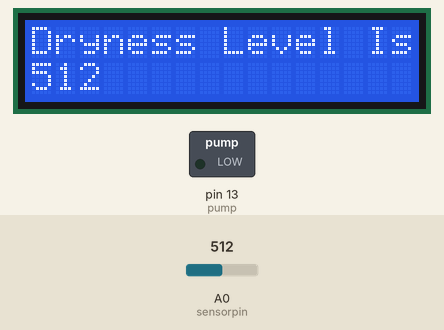
Simulated run of this sketch. Board: Arduino Uno, built with avr-gcc and run on an emulated ATmega328P. Parts: 16×2 character LCD, switched loads named in the sketch (green lamp = pin HIGH). The inputs (shaded band) are chosen by the test bench; at power-on: A0 (sensorpin) = 512. What the sketch prints to the serial monitor is not drawn.

Above: at 1.2 s.
1.3 s: A0 (sensorpin) set to 158
At 2.1 s:
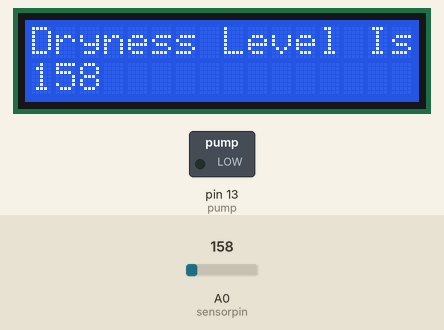
3.1 s: A0 (sensorpin) set to 134
At 4.7 s:
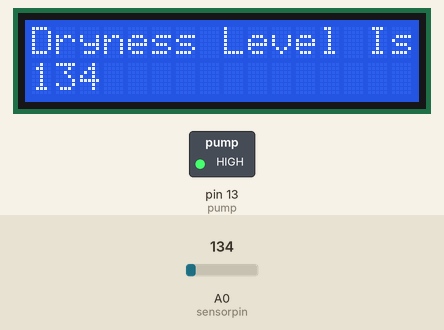
5.2 s: A0 (sensorpin) set to 122
At 6.8 s:
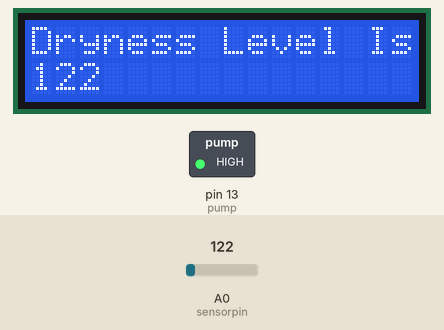
Timing chart, 0 to 8.3 s (numbered marks = the images above; inputs shaded):
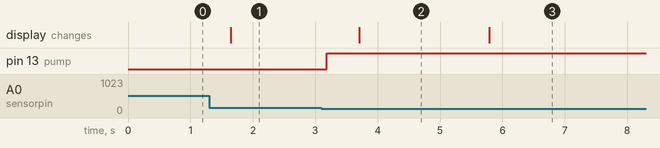

Measured:
- the behaviour switches between 151 and 150 on A0 (sensorpin) (found by bisection; images 1 and 2)
- after the input at 1.3 s, the display: changes after 0.35 s (image 1)
- after the input at 3.1 s, pin 13 (pump): LOW → HIGH after 0.09 s; the display: changes after 0.61 s (image 2)
- after the input at 5.2 s, the display: changes after 0.59 s (image 3)

The sketch:

Watering-Robot-Code.ino
```cpp
int sensorpin=A0;
int pump=13;
int moisture;
int moisturethreshold=150;
#include <Wire.h>
#include <LiquidCrystal_I2C.h>

LiquidCrystal_I2C lcd(0x27, 16, 2);

void setup() {
  // put your setup code here, to run once:
  Serial.begin(9600);
  pinMode(sensorpin, INPUT);
  pinMode(pump, OUTPUT);
  digitalWrite(pump, LOW);
  lcd.init();
  lcd.backlight();
}

void loop() {
  // put your main code here, to run repeatedly:
  moisture=analogRead(sensorpin);
  Serial.print("Moisture: ");
  Serial.println(moisture);
  while(moisture<=moisturethreshold){
    digitalWrite(pump,HIGH);
    moisture=analogRead(sensorpin);
    delay(500);
    Serial.print("It's Working! Moisture: ");
    Serial.println(moisture);
    lcd.setCursor(0,0);
    lcd.print("Dryness Level Is:");
    lcd.setCursor(0,1);
    lcd.print(moisture);
  }
  digitalWrite(pump,LOW);
  lcd.setCursor(0,0);
  lcd.print("Dryness Level Is:");
  lcd.setCursor(0,1);
  lcd.print(moisture);
  delay(500);

}
```
